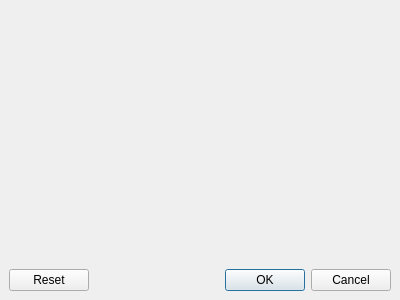
<?xml version="1.0" encoding="UTF-8"?>
<ui version="4.0">
 <class>PaintDialog</class>
 <widget class="QDialog" name="PaintDialog">
  <property name="geometry">
   <rect>
    <x>0</x>
    <y>0</y>
    <width>400</width>
    <height>300</height>
   </rect>
  </property>
  <property name="windowTitle">
   <string>Dialog</string>
  </property>
  <layout class="QVBoxLayout" name="verticalLayout">
   <property name="leftMargin">
    <number>0</number>
   </property>
   <property name="topMargin">
    <number>0</number>
   </property>
   <property name="rightMargin">
    <number>0</number>
   </property>
   <property name="bottomMargin">
    <number>0</number>
   </property>
   <item>
    <widget class="QWidget" name="widget" native="true">
     <layout class="QVBoxLayout" name="verticalLayout_2">
      <property name="leftMargin">
       <number>0</number>
      </property>
      <property name="topMargin">
       <number>0</number>
      </property>
      <property name="rightMargin">
       <number>0</number>
      </property>
      <property name="bottomMargin">
       <number>0</number>
      </property>
      <item>
       <widget class="QWidget" name="widget_2" native="true">
        <property name="sizePolicy">
         <sizepolicy hsizetype="Expanding" vsizetype="Expanding">
          <horstretch>0</horstretch>
          <verstretch>0</verstretch>
         </sizepolicy>
        </property>
        <layout class="QVBoxLayout" name="paintLayout">
         <property name="spacing">
          <number>0</number>
         </property>
         <property name="leftMargin">
          <number>0</number>
         </property>
         <property name="topMargin">
          <number>0</number>
         </property>
         <property name="rightMargin">
          <number>0</number>
         </property>
         <property name="bottomMargin">
          <number>0</number>
         </property>
        </layout>
       </widget>
      </item>
      <item>
       <widget class="QWidget" name="widget_3" native="true">
        <layout class="QVBoxLayout" name="verticalLayout_3">
         <item>
          <widget class="QDialogButtonBox" name="buttonBox">
           <property name="sizePolicy">
            <sizepolicy hsizetype="Expanding" vsizetype="Fixed">
             <horstretch>0</horstretch>
             <verstretch>0</verstretch>
            </sizepolicy>
           </property>
           <property name="orientation">
            <enum>Qt::Horizontal</enum>
           </property>
           <property name="standardButtons">
            <set>QDialogButtonBox::Cancel|QDialogButtonBox::Ok|QDialogButtonBox::Reset</set>
           </property>
           <property name="centerButtons">
            <bool>false</bool>
           </property>
          </widget>
         </item>
        </layout>
       </widget>
      </item>
     </layout>
    </widget>
   </item>
  </layout>
 </widget>
 <resources/>
 <connections>
  <connection>
   <sender>buttonBox</sender>
   <signal>accepted()</signal>
   <receiver>PaintDialog</receiver>
   <slot>accept()</slot>
   <hints>
    <hint type="sourcelabel">
     <x>248</x>
     <y>254</y>
    </hint>
    <hint type="destinationlabel">
     <x>157</x>
     <y>274</y>
    </hint>
   </hints>
  </connection>
  <connection>
   <sender>buttonBox</sender>
   <signal>rejected()</signal>
   <receiver>PaintDialog</receiver>
   <slot>reject()</slot>
   <hints>
    <hint type="sourcelabel">
     <x>316</x>
     <y>260</y>
    </hint>
    <hint type="destinationlabel">
     <x>286</x>
     <y>274</y>
    </hint>
   </hints>
  </connection>
 </connections>
</ui>
